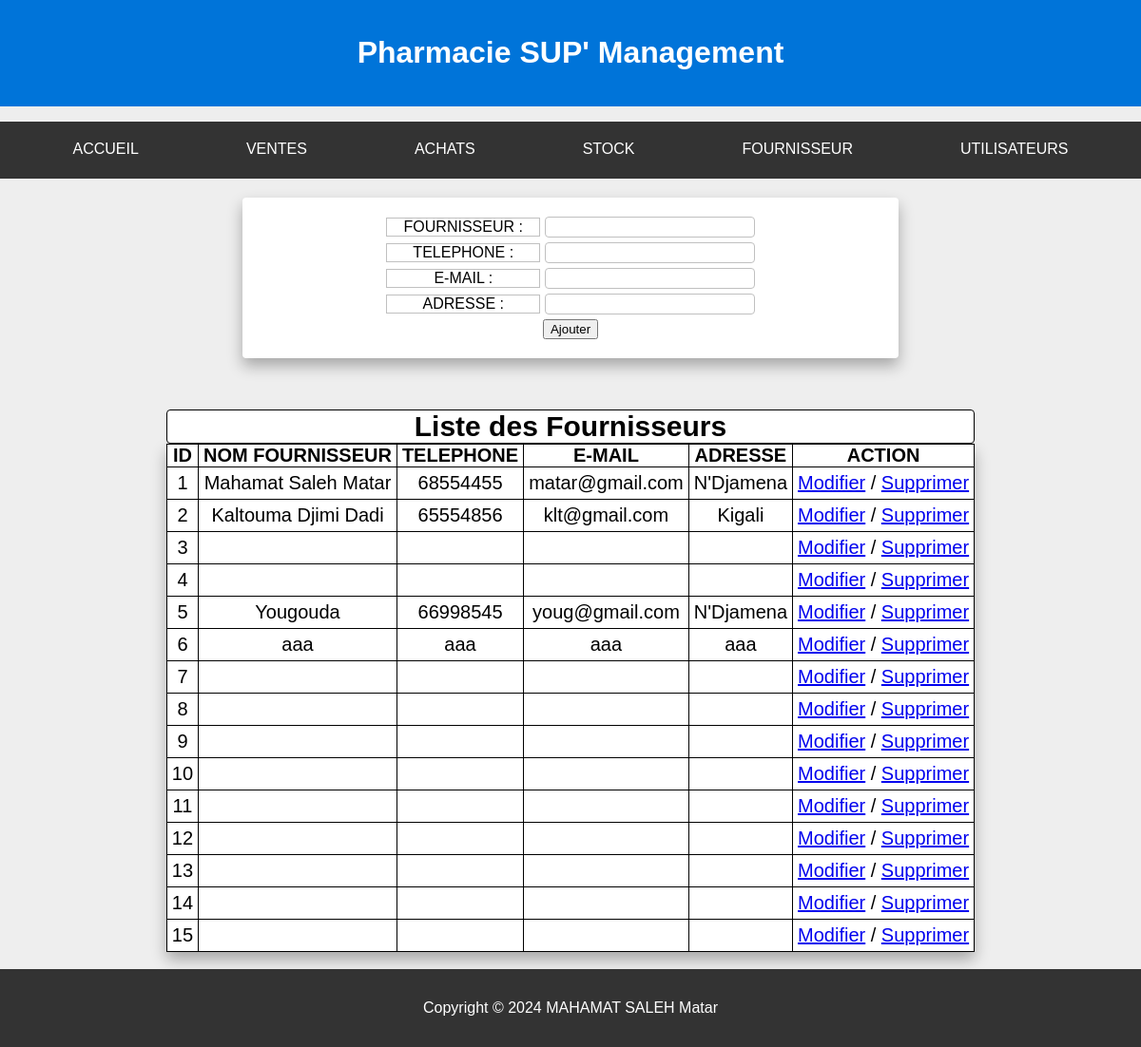
The app's page /fournisseurs.php with its own data.
### tables this page shows
CREATE TABLE `fournisseurs` (
  `id` int(11) NOT NULL,
  `nom_fournisseur` varchar(50) NOT NULL,
  `telephone` varchar(50) NOT NULL,
  `email` varchar(50) NOT NULL,
  `adresse` varchar(128) NOT NULL
);

### fournisseurs.php (the view, shortened to what this page needs)
<!DOCTYPE html>
<html lang="fr">
<head>
    <link rel="stylesheet" href="style.css">
</head>
<body>
    <?php
        require_once(__DIR__ . "/connexion_bdd.php");
        require_once(__DIR__ . "/header.php");
        $reqSlct = "SELECT * FROM fournisseurs";
        $selection = $bdd -> prepare($reqSlct);
        $selection -> execute();
        $fournisseurs = $selection -> fetchAll();
    ?>
    <div class="container" style="margin-top: 20px;">
        <form action="traitement/insert_fournisseur.php" method="POST">
            <div class="group">
                <label for="nom_fournisseur">FOURNISSEUR :</label>
                <input type="text" name="nom_fournisseur" id="nom_fournisseur" class="formInput">
            </div>
            <div class="group">
                <label for="telephone">TELEPHONE :</label>
                <input type="text" name="telephone" id="telephone" class="formInput">
            </div>
            <div class="group">
                <label for="email">E-MAIL :</label>
                <input type="text" name="email" id="email" class="formInput">
            </div>
            <div class="group">
                <label for="adresse">ADRESSE :</label>
                <input type="text" name="adresse" id="adresse" class="formInput">
            </div>
                <input type="submit" name="ajout" id="submit" class="button" value="Ajouter"><br>
            </div>
    </div> <br><br><br>
    <table class="usersTable">
        <caption>Liste des Fournisseurs</caption>
       <thead>
            <th>ID</th>
            <th>NOM FOURNISSEUR</th>
            <th>TELEPHONE</th>
            <th>E-MAIL</th>
            <th>ADRESSE</th>
            <th>ACTION</th>
       </thead>
       <?php foreach($fournisseurs as $fournisseur): ?>
       <tbody>
            <tr>
                <td><?php echo $fournisseur['id']; ?></td>
                <td><?php echo $fournisseur['nom_fournisseur']; ?></td>
                <td><?php echo $fournisseur['telephone']; ?></td>
                <td><?php echo $fournisseur['email']; ?></td>
                <td><?php echo $fournisseur['adresse']; ?></td>
                <td><a href="traitement/update_fournisseur.php?id=<?php echo $fournisseur['id']; ?>">Modifier</a>  / <a href="traitement/delete_fournisseur.php?id=<?php echo $fournisseur['id']; ?>">Supprimer</a></td>
            </tr>
        </tbody>
        <?php endforeach; ?>
    </table><br>
    <?php
        require_once(__DIR__ . "/footer.php");
    ?>
</body>
</html>

### style.css (style rules this page uses)
body { font-family: Arial, sans-serif; margin: 0; padding: 0; }
.tableauVente th,td { text-align: center; padding: 5px; }
body { background: #eee; font-family: Arial, sans-serif; margin: 0; padding: 0; }
table { margin: auto; font-size: 20px; background: white; border-radius: 4px; box-shadow: 0 8px 16px rgba(0, 0, 0, .3); border-collapse: collapse; }
caption { font-size: 20px; background: white; border-radius: 4px; border-collapse: collapse; }
th { padding: 0 5px 0 5px; border: 1px solid black; text-align: center; }
th, td, caption { border: 1px solid black; text-align: center; }
caption { font-size: 30px; font-weight: bold; }
.container { margin: auto; margin-top: 75px; text-align: center; width: 650px; max-width: 90%; height: 100%; padding: 20px; background: white; border-radius: 4px; box-shadow: 0 8px 16px rgba(0, 0, 0, .3); }
.container form { margin: 0 130px 0 130px; }
.container form .formInput { background: white; border-radius: 4px; border: 1px solid silver; padding-left: 10px; font-size: 16px; }
.container form div label { border: 1px solid silver; display: inline-block; width: 160px; }

### fournisseurs.php (style rules this page uses)
.group { margin-bottom: 5px; }

### records on screen
fournisseurs: id "1", nom_fournisseur "Mahamat Saleh Matar", telephone "68554455", email "matar@gmail.com", adresse "N'Djamena"
fournisseurs: id "2", nom_fournisseur "Kaltouma Djimi Dadi", telephone "65554856", email "klt@gmail.com", adresse "Kigali"
fournisseurs: id "3"
fournisseurs: id "4"
fournisseurs: id "5", nom_fournisseur "Yougouda", telephone "66998545", email "youg@gmail.com", adresse "N'Djamena"
fournisseurs: id "6", nom_fournisseur "aaa", telephone "aaa", email "aaa", adresse "aaa"
fournisseurs: id "7"
fournisseurs: id "8"
fournisseurs: id "9"
fournisseurs: id "10"
fournisseurs: id "11"
fournisseurs: id "12"
fournisseurs: id "13"
fournisseurs: id "14"
fournisseurs: id "15"
